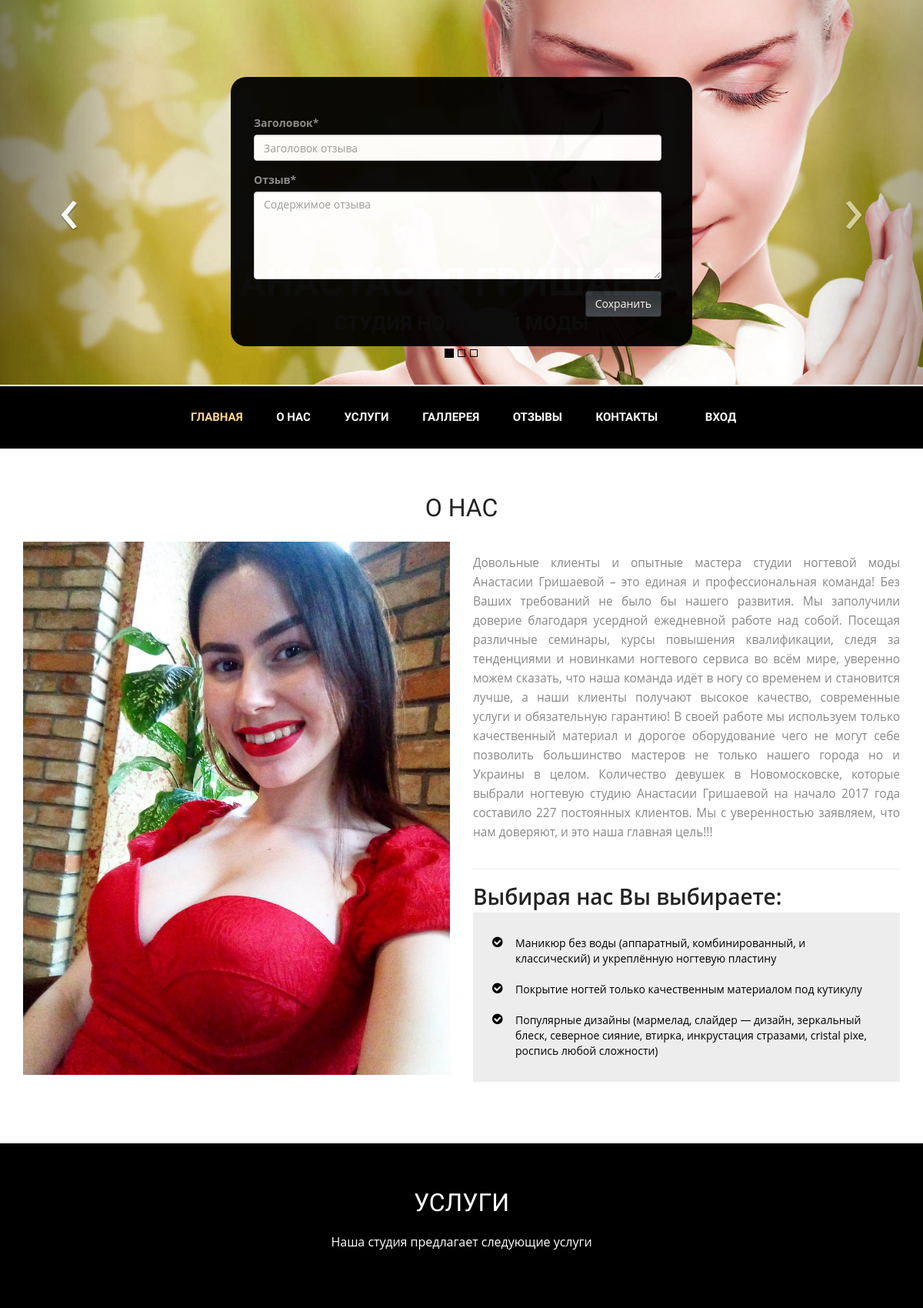
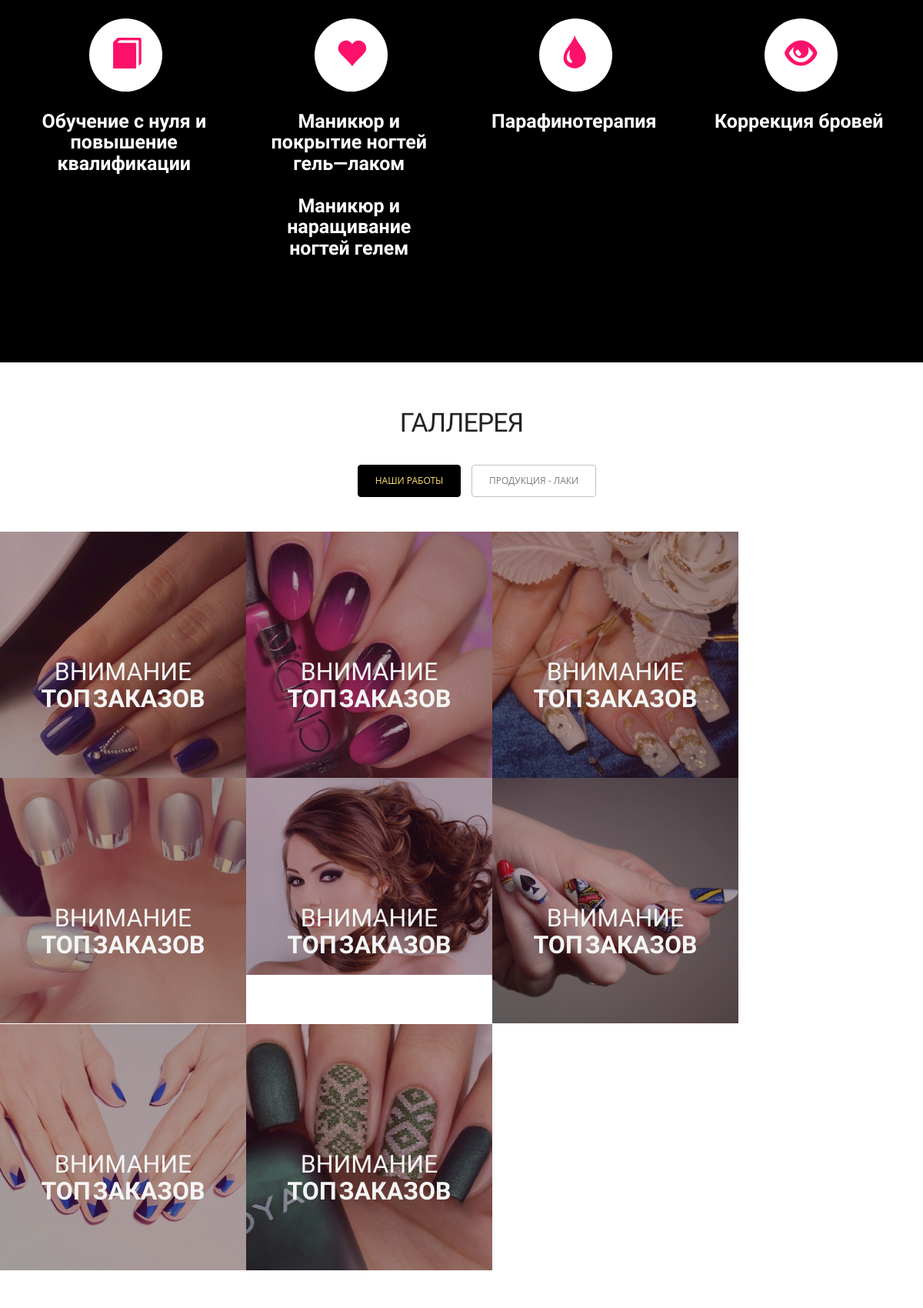
The page / (upper part) on the database its author committed (2 pictures, top to bottom).
### gallery/models.py (models this page shows, shortened)
class Photo(models.Model):
    image = models.ImageField(verbose_name="Изображение", upload_to="photos")
    title = models.CharField(blank=True, verbose_name="Заголовок", max_length=50)
    description = models.CharField(verbose_name="Краткое описание", max_length=150)
    is_nail_polish = models.BooleanField(verbose_name='Лаки', default=False)
    class Meta:
        verbose_name = "Фотография работы"
        verbose_name_plural = "Фотографии работ"

### landing/views.py (the view)
# urls.py: url(r'^$', views.landing, name='landing'),
def landing(request):
    if request.is_ajax():
        return JsonResponse({'status': 'error',
                             'user': 'nobody',
                             'message': "Don't support ajax request"})
    photos = list(Photo.objects.all())
    shuffle(photos)
    comments = list(FeedBack.objects.filter(checked=True))
    shuffle(comments)
    head_images = HeadImage.objects.all()
    order_form = OrderForm()
    if request.user.is_authenticated():
        last = Order.objects.order_by('-timestamp').filter(client=request.user).filter(phone__isnull=False).first()
        if last:
            order_form = OrderForm(initial={'phone': last.phone})
    context = {  # "form_client": form_client,
        "login_form": AuthenticationForm(),
        'register_form': UserFormView(),
        'order_form': order_form,
        'feedback_form': FeedBackForm(),
        'head_images': head_images,
        'photos': photos[:8],
        "comments": comments[:5]}
    return render(request, 'landing/index.html', context)

### landing/forms.py (shortened to what this page needs)
class UserFormView(UserCreationForm):
    username = forms.CharField(label='Имя пользователя',
                               help_text='Обязательное поле. Только буквы, цифры и символы @/./+/-/_.',
                               widget=forms.TextInput(attrs={'id': 'username-register'}))
    class Meta:
        model = User
        fields = ("username", "password1", "password2")

### orders/forms.py
class OrderForm(forms.ModelForm):
    class Meta:
        model = Order
        exclude = ['client', 'canceled', 'timestamp']
        dateTimeOptions = {
            'format': 'dd/mm/yyyy hh:ii',
            'autoclose': True,
            'showMeridian': False,
            'startDate': "15/02/2017",
            'minuteStep': 30,
            'daysOfWeekDisabled': [0,6],
            'weekStart': 1
        }
        widgets = {
            'phone': forms.TextInput(
                attrs={#'placeholder': '(0XX) XXX-XX-XX',
                       'pattern': '(\+38)?\s*\(?0\d{2}\)?\s*\d{3}\s*[ \-]?\s*(\d{2}\s*[ \-]?\s*){2}',
                       'type': 'tel'}
            ),
            'datetime': DateTimeWidget(options=dateTimeOptions,
                                       usel10n=True,
                                       bootstrap_version=3)
        }

### orders/models.py (called while the page is built)
    def __str__(self):
        return "Мастер: {} {} тел: {}".format(self.first_name, self.last_name, self.phone)

### templates/landing/index.html (shortened to what this page needs)
{% extends "base.html" %}
{% load staticfiles %}
{% load crispy_forms_tags %}
{% load thumbnail %}
{% block content %}
    <div id="feedback">
            <div class="form">
                <form action="{% url 'feedback_ajax' %}" method="post" id="form-feedback">
                    {{ feedback_form|crispy }}
                    <div>
                        <button type="submit" class="btn btn-primary"
                                id="btn-do-feedback">
                            Сохранить
                        </button>
                    </div>
                </form>
            </div>
        </div>
    {% include "include/carousel.html" %}
    {% include "include/header.html" %}
    {% include "include/about.html" %}
    {% include "include/service.html" %}
    {% include "include/portfolio.html" %}
{% endblock %}

### templates/base.html (shortened to what this page needs)
<!doctype html>
{% load staticfiles %}
{% load crispy_forms_tags %}
<html lang="{{ LANGUAGE_CODE }}">
<head>
    <link rel="stylesheet" href="{% static 'landing/css/bootstrap.min.css' %}">
    <link rel="stylesheet" href="{% static 'landing/css/bootstrap-datetimepicker.min.css' %}">
    <link rel="stylesheet" href="{% static "landing/js/fancybox/jquery.fancybox.css" %}" type="text/css"
          media="screen"/>
    <link href="{% static "landing/css/font-awesome.css" %}" rel="stylesheet" type="text/css">
    <link href="{% static "landing/css/animate.css" %}" rel="stylesheet" type="text/css">
    <link href="{% static "landing/css/style.css" %}" rel="stylesheet" type="text/css">
</head>
<body>
{% block content %}{% endblock %}
</body>
</html>

### templates/include/carousel.html (shortened to what this page needs)
{% load staticfiles %}
<div id="carousel" class="carousel slide carousel-fade" data-ride="carousel">
    <ol class="carousel-indicators">
        <li data-target="#carousel" data-slide-to="0" class="active"></li>
        <li data-target="#carousel" data-slide-to="1"></li>
        <li data-target="#carousel" data-slide-to="2"></li>
    </ol>
    <div class="carousel-inner">
        {% for img in head_images %}
            {% if forloop.first %}
                <div class="active item">
            {% else %}
                <div class="item">
            {% endif %}
        <div class="caption zoomIn wow animated">
            <h2>{{ img.title }}<br/><strong>{{ img.description|upper }}</strong></h2>
        </div>
        </div>
        {% endfor %}
        <a class="carousel-control left" href="#carousel" data-slide="prev">&lsaquo;</a>
        <a class="carousel-control right" href="#carousel" data-slide="next">&rsaquo;</a>
        </div>
    </div>

### templates/include/header.html (shortened to what this page needs)
{% load staticfiles %}
<header id="header_wrapper">
        <div class="container">
            <div class="header_box">
                <nav class="navbar navbar-inverse" role="navigation">
                    <div id="main-nav" class="collapse navbar-collapse navStyle">
                        <ul class="nav navbar-nav" id="mainNav">
                            <li class="active"><a href="{% url "landing" %}#carousel" class="scroll-link">Главная</a></li>
                            <li><a href="{% url "landing" %}#aboutUs" class="scroll-link">О Нас</a></li>
                            <li><a href="{% url "landing" %}#service" class="scroll-link">Услуги </a></li>
                            <li><a href="{% url "landing" %}#Portfolio" class="scroll-link">Галлерея</a></li>
                            <li><a href="{% url "landing" %}#experience" class="scroll-link">Отзывы</a></li>
                            <li><a href="{% url "landing" %}#contact" class="scroll-link">Контакты</a></li>
                            {% if user.is_authenticated %}
                                {% if user.is_superuser %}
                                    <li>
                                    <span data-link="/admin" style="cursor: pointer" id="btn-admin-panel" class="scroll-link">
                                        Админ панель
                                    </span>
                                    </li>
                                {% else %}
                                    <li><span style="cursor: pointer" id="btn-orders" class="scroll-link">Мои заказы</span></li>
                                    <li><span style="cursor: pointer" id="btn-feedback" class="scroll-link">Мои отзывы</span></li>
                                {% endif %}
                                <li><a href="{% url "landing_logout" %}" class="scroll-link new-link">Выход</a></li>
                            {% else %}
                                <li><span style="cursor:pointer" id="enter" class="scroll-link">Вход</span></li>
                            {% endif %}
                        </ul>
                    </div>
                </nav>
            </div>
        </div>
    </header>

### templates/include/about.html
{% load staticfiles %}
<section id="aboutUs">
        <div class="inner_wrapper about-us aboutUs-container fadeInLeft animated wow">
            <div class="container">
                <h2>О Нас</h2>
                <div class="inner_section">
                    <div class="row">
                        <div class="col-md-6">
                            <img height="100" class="img-responsive" src="{% static "landing/img/about1.jpg" %}" />
                        </div>
                        <div class="col-md-6">
                            <p>Довольные клиенты и опытные мастера студии ногтевой моды Анастасии Гришаевой – это единая
                                и
                                профессиональная команда! Без Ваших требований не было бы нашего развития. Мы заполучили
                                доверие благодаря усердной ежедневной работе над собой. Посещая различные семинары,
                                курсы
                                повышения квалификации, следя за тенденциями и новинками ногтевого сервиса во всём мире,
                                уверенно можем сказать, что наша команда идёт в ногу со временем и становится лучше, а
                                наши
                                клиенты получают высокое качество, современные услуги и обязательную гарантию! В своей
                                работе мы используем только качественный материал и дорогое оборудование чего не могут
                                себе
                                позволить большинство мастеров не только нашего города но и Украины в целом.
                                Количество девушек в Новомосковске, которые выбрали ногтевую студию Анастасии Гришаевой
                                на
                                начало 2017 года составило 227 постоянных клиентов. Мы с уверенностью заявляем, что нам
                                доверяют, и это наша главная цель!!!</p>
                            <hr>
                            <h3>Выбирая нас Вы выбираете:</h3>
                            <ul class="about-us-list">
                                <li class="points">Маникюр без воды (аппаратный, комбинированный, и классический) и
                                    укреплённую ногтевую пластину
                                </li>
                                <li class="points">Покрытие ногтей только качественным материалом под кутикулу</li>
                                <li class="points">Популярные дизайны (мармелад, слайдер — дизайн, зеркальный блеск,
                                    северное сияние, втирка, инкрустация стразами, cristal pixe, роспись любой
                                    сложности)
                                </li>
                            </ul>
                        </div>
                    </div>
                </div>
            </div>
        </div>
    </section>

### templates/include/service.html (shortened to what this page needs)
    <section id="service">
        <div class="container">
            <h2>Услуги</h2>
            <h6>Наша студия предлагает следующие услуги</h6>
            <div class="service_wrapper">
                <div class="row">
                    <div class="col-md-3">
                        <div class="service_icon delay-03s animated wow  zoomIn"><span><i
                                class="glyphicon glyphicon-book"
                                aria-hidden="true"></i></span>
                        </div>
                        <div class="service_block">
                            <h3 class="animated fadeInUp wow">Обучение с нуля и повышение квалификации</h3>
                        </div>
                    </div>
                    <div class="col-md-3">
                        <div class="service_icon icon2  delay-03s animated wow zoomIn"><span><i
                                class="glyphicon glyphicon-heart" aria-hidden="true"></i></span></div>
                        <div class="service_block">
                            <h3 class="animated fadeInUp wow">Маникюр и покрытие ногтей гель—лаком</br></br>Маникюр и
                                наращивание ногтей гелем</h3>
                        </div>
                    </div>
                    <div class="col-md-3">
                        <div class="service_icon icon3  delay-03s animated wow zoomIn"><span><i
                                class="glyphicon glyphicon-tint" aria-hidden="true"></i></span></div>
                        <div class="service_block">
                            <h3 class="animated fadeInUp wow">Парафинотерапия</h3>
                        </div>
                    </div>
                    <div class="col-md-3">
                        <div class="service_icon icon3  delay-03s animated wow zoomIn"><span><i
                                class="glyphicon glyphicon-eye-open" aria-hidden="true"></i></span></div>
                        <div class="service_block">
                            <h3 class="animated fadeInUp wow">Коррекция бровей</h3>
                        </div>
                    </div>
                </div>
            </div>
        </div>
    </section>

### templates/include/portfolio.html (shortened to what this page needs)
{% load staticfiles %}
{% load crispy_forms_tags %}
{% load thumbnail %}
<section id="Portfolio" class="content">
    <div class="container portfolio_title">
        <div class="section-title">
            <h2>Галлерея</h2>
        </div>
    </div>
    <div class="portfolio">
        <div id="filters" class="sixteen columns">
            <ul class="clearfix">
                <li><a id="all" href="#" data-filter="*" class="active">
                    <h5>Наши работы</h5>
                </a></li>
                <li><a class="" href="#" data-filter=".nature">
                    <h5>Продукция - лаки</h5>
                </a></li>
            </ul>
        </div>
    </div>
    <div class="isotope fadeInLeft animated wow grid"
         style="position: relative; overflow: hidden; height: 480px;"
         id="portfolio_wrapper">
        {% for photo in photos %}
            <figure style="position: absolute; left: 0px; top: 0px; transform: translate3d(0px, 0px, 0px) scale3d(1, 1, 1); width: 337px; opacity: 1;"
                    {% if photo.is_nail_polish %}
                        class="portfolio-item one-four animals isotope-item effect-oscar nature">
                    {% else %}
                        class="portfolio-item one-four animals isotope-item effect-oscar">
                    {% endif %}
                <div class="portfolio_img">
                    <img src="{% thumbnail photo.image 320x320 crop %}" alt="{{ photo.description }}"></div>
                <figcaption>
                    <div>
                        <a href="{{ photo.image.url }}" class="fancybox">
                            <h2>{{ photo.title|safe }}</h2>
                        </a>
                    </div>
                </figcaption>
            </figure>
        {% endfor %}
    </div>
</section>

### templates/include/feedback.html (shortened to what this page needs)
{% load staticfiles %}
{% load crispy_forms_tags %}
{% load thumbnail %}

### templates/include/contacts.html (shortened to what this page needs)
{% load staticfiles %}
{% load crispy_forms_tags %}
{% load thumbnail %}

### rows shown on the page
Photo: image+description (picture), title "ВНИМАНИЕ ТОП ЗАКАЗОВ"
Photo: image+description (picture), title "ВНИМАНИЕ ТОП ЗАКАЗОВ"
Photo: image (picture), title "ВНИМАНИЕ ТОП ЗАКАЗОВ"
Photo: image (picture), title "ВНИМАНИЕ ТОП ЗАКАЗОВ"
Photo: image (picture), title "ВНИМАНИЕ ТОП ЗАКАЗОВ"
Photo: image (picture), title "ВНИМАНИЕ ТОП ЗАКАЗОВ"
Photo: image (picture), title "ВНИМАНИЕ ТОП ЗАКАЗОВ"
Photo: image (picture), title "ВНИМАНИЕ ТОП ЗАКАЗОВ"
